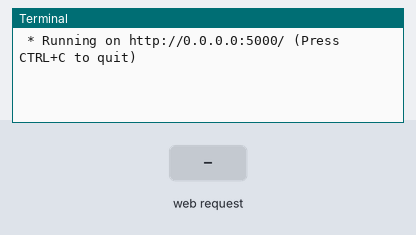
Recording of a program running on a simulated Raspberry Pi (BCM pin numbers). On the bench: the last lines printed to the terminal. The test bench sets the inputs (shaded band). The camera gives no picture and a still takes 0.5 s; the clock reads 2024-03-15 10:24:30 at power-on unless the program sets it.

Above: at 1.2 s.
1.3 s: HTTP request for / received
At 1.6 s:
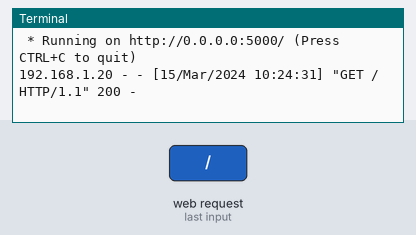
2.8 s: HTTP request for /snapshot received
At 4.5 s:
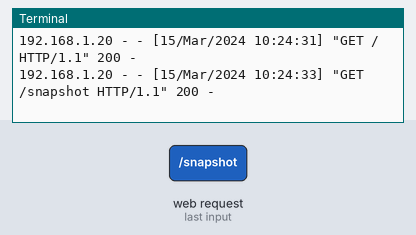

Measured:
- after the input at 1.3 s, the terminal: prints a new line at once (image 1)
- after the input at 2.8 s, the terminal: prints a new line after 0.51 s (image 2)

The program:

app.py
```python
from flask import Flask, send_file
from picamera2 import Picamera2

app = Flask(__name__)

camera = Picamera2()

@app.route('/')
def index():
    return "Hello Raspberry Pi!"

@app.route('/snapshot')
def get_image():
    camera.start()
    filename = '/home/pi/code/static/captured.jpg'
    camera.capture_file(filename)
    camera.stop()
    return send_file(filename, mimetype='image/jpeg')

if __name__=="__main__":
    app.run(host='0.0.0.0')
```
